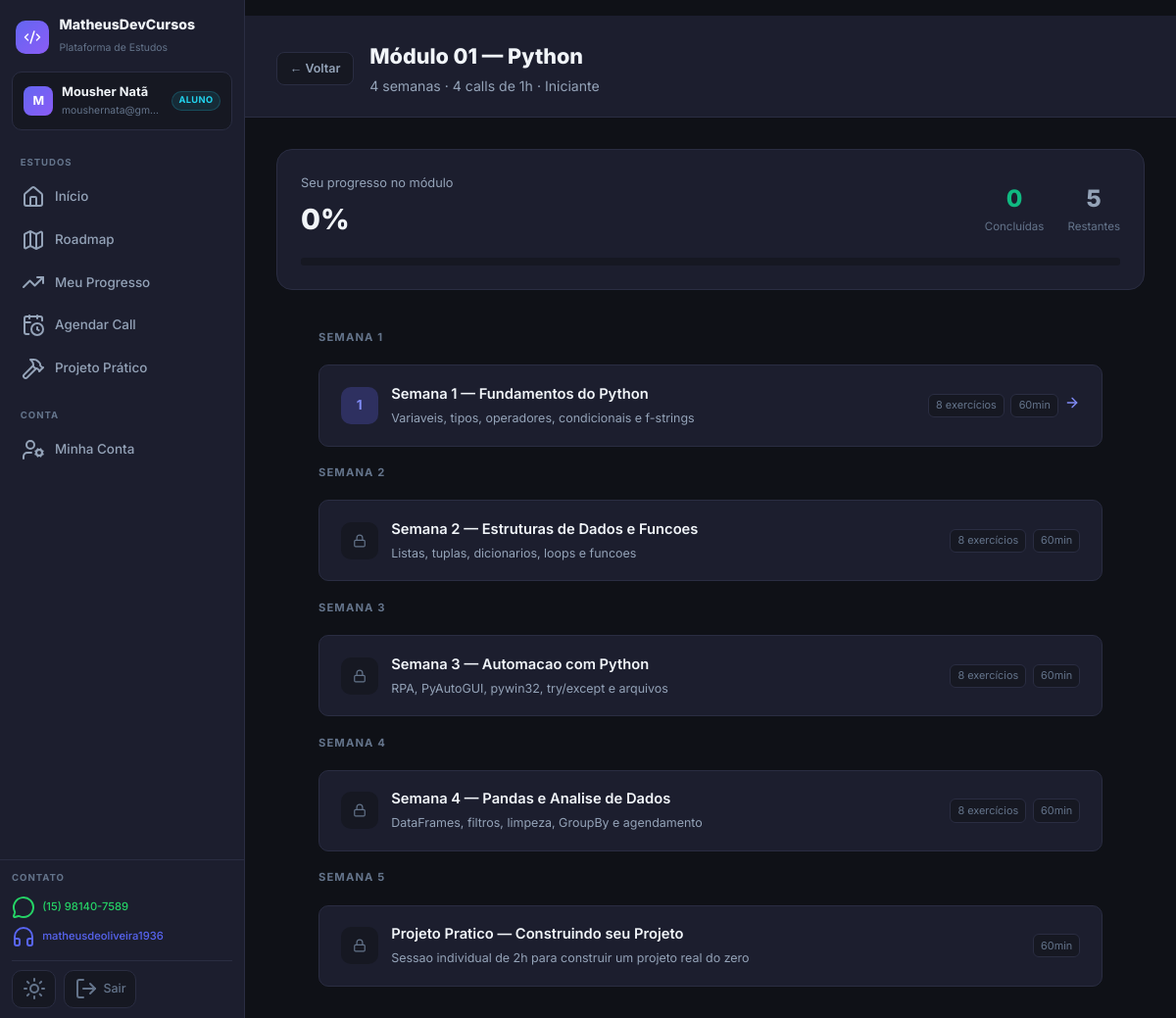
Screenshot of /module/1 (signed in) with the database file from the repository.
### app.py (models this page shows)
class User(UserMixin, db.Model):
    id = db.Column(db.Integer, primary_key=True)
    username = db.Column(db.String(80), unique=True, nullable=False)
    email = db.Column(db.String(120), unique=True, nullable=True)
    password_hash = db.Column(db.String(200), nullable=False)
    role = db.Column(db.String(20), default='student')
    created_at = db.Column(db.DateTime, default=datetime.utcnow)
    is_active_user = db.Column(db.Boolean, default=True)
    modules = db.relationship('UserModule', backref='user', lazy=True, cascade='all, delete-orphan')
    progress = db.relationship('LessonProgress', backref='user', lazy=True, cascade='all, delete-orphan')
    submissions = db.relationship('ExerciseSubmission', backref='user', lazy=True, cascade='all, delete-orphan')

class Module(db.Model):
    id = db.Column(db.Integer, primary_key=True)
    name = db.Column(db.String(200), nullable=False)
    short_name = db.Column(db.String(80))
    description = db.Column(db.Text)
    price = db.Column(db.Float, default=0.0)
    duration = db.Column(db.String(100))
    level = db.Column(db.String(50))
    color = db.Column(db.String(20), default='purple')
    icon = db.Column(db.String(10), default='🐍')
    is_active = db.Column(db.Boolean, default=True)
    lessons = db.relationship('Lesson', backref='module', lazy=True, order_by='Lesson.order')
    users = db.relationship('UserModule', backref='module', lazy=True)

class Lesson(db.Model):
    id = db.Column(db.Integer, primary_key=True)
    module_id = db.Column(db.Integer, db.ForeignKey('module.id'), nullable=False)
    title = db.Column(db.String(200), nullable=False)
    subtitle = db.Column(db.String(200))
    content = db.Column(db.Text)
    week_number = db.Column(db.Integer, default=1)
    order = db.Column(db.Integer, default=1)
    duration_minutes = db.Column(db.Integer, default=60)
    exercises = db.relationship('Exercise', backref='lesson', lazy=True, order_by='Exercise.order')
    progress_records = db.relationship('LessonProgress', backref='lesson', lazy=True)

### app.py (the view)
@app.route('/module/<int:module_id>')
@login_required
def module_view(module_id):
    if current_user.role != 'admin':
        um = UserModule.query.filter_by(user_id=current_user.id, module_id=module_id).first()
        if not um:
            flash('Você não tem acesso a este módulo.', 'error')
            return redirect(url_for('dashboard'))
    mod = Module.query.get_or_404(module_id)
    completed_ids = {lp.lesson_id for lp in LessonProgress.query.filter_by(user_id=current_user.id).all()}
    lessons_data = []
    for i, lesson in enumerate(mod.lessons):
        unlocked = i == 0 or mod.lessons[i - 1].id in completed_ids
        lessons_data.append({
            'lesson': lesson,
            'completed': lesson.id in completed_ids,
            'unlocked': unlocked,
            'ex_count': len(lesson.exercises)
        })
    return render_template('student/module.html', mod=mod, lessons_data=lessons_data)

### app.py (called while the page is built)
@login_manager.user_loader
def load_user(user_id):
    return User.query.get(int(user_id))

### templates/student/module.html (shortened to what this page needs)
{% extends "base.html" %}
{% block content %}
<div class="page-header">
  <div class="page-header-inner" style="display:flex; align-items:center; gap:1rem;">
    <a href="{{ url_for('dashboard') }}" class="btn-sm secondary">← Voltar</a>
    <div>
      <h1>{{ mod.short_name or mod.name }}</h1>
      <p>{{ mod.duration }} · {{ mod.level }}</p>
    </div>
  </div>
</div>
<div class="page-body">
<div class="page-body-inner">
  {% set completed_count = lessons_data | selectattr('completed') | list | length %}
  {% set total_count = lessons_data | length %}
  {% set pct = ((completed_count / total_count) * 100)|int if total_count > 0 else 0 %}
  <div style="background:var(--surface); border:1px solid var(--border); border-radius:var(--radius-lg); padding:1.5rem; margin-bottom:2rem;">
    <div style="display:flex; align-items:center; justify-content:space-between; margin-bottom:1rem; flex-wrap:wrap; gap:0.75rem;">
      <div>
        <div style="font-size:0.8rem; color:var(--text2); margin-bottom:0.2rem;">Seu progresso no módulo</div>
        <div style="font-size:1.8rem; font-weight:800; color:var(--text);">{{ pct }}%
        </div>
      </div>
      <div style="display:flex; gap:1.5rem; text-align:center;">
        <div>
          <div style="font-size:1.5rem; font-weight:800; color:var(--green);">{{ completed_count }}</div>
          <div style="font-size:0.72rem; color:var(--text3);">Concluídas</div>
        </div>
        <div>
          <div style="font-size:1.5rem; font-weight:800; color:var(--text2);">{{ total_count - completed_count }}</div>
          <div style="font-size:0.72rem; color:var(--text3);">Restantes</div>
        </div>
      </div>
    </div>
    <div class="progress-bar-track" style="height:8px;">
    </div>
  </div>
  <div class="lessons-list">
    {% set current_week = namespace(val=0) %}
    {% for item in lessons_data %}
      {% set lesson = item.lesson %}
      {% if lesson.week_number != current_week.val %}
        {% set current_week.val = lesson.week_number %}
        <div class="week-separator">
          {% if mod.color == 'blue' %}
            Aula {{ loop.index }}
          {% else %}
            Semana {{ lesson.week_number }}
          {% endif %}
        </div>
      {% endif %}
      {% if item.unlocked %}
        <a href="{{ url_for('lesson_view', lesson_id=lesson.id) }}" class="lesson-item {{ 'completed' if item.completed }}">
      {% else %}
        <div class="lesson-item locked">
      {% endif %}
        <div class="lesson-num {{ 'done' if item.completed else 'active' if item.unlocked else 'locked' }}">
          {% if item.completed %}<i data-lucide="check" style="width:16px;height:16px;"></i>
          {% elif item.unlocked %}{{ loop.index }}
          {% else %}<i data-lucide="lock" style="width:14px;height:14px;"></i>
          {% endif %}
        </div>
        <div class="lesson-info">
          <h4>{{ lesson.title }}</h4>
          <p>{{ lesson.subtitle }}</p>
        </div>
        <div class="lesson-badges">
          {% if item.ex_count > 0 %}
            <span class="lesson-badge">{{ item.ex_count }} exercício{{ 's' if item.ex_count > 1 }}</span>
          {% endif %}
          <span class="lesson-badge">{{ lesson.duration_minutes }}min</span>
          {% if item.completed %}
            <span style="color:var(--green);"><i data-lucide="check-circle" style="width:16px;height:16px;"></i></span>
          {% elif item.unlocked %}
            <span style="color:var(--primary-light);"><i data-lucide="arrow-right" style="width:16px;height:16px;"></i></span>
          {% endif %}
        </div>
      {% if item.unlocked %}</a>{% else %}</div>{% endif %}
    {% endfor %}
  </div>
</div>
</div>
{% endblock %}

### templates/base.html (shortened to what this page needs)
<!DOCTYPE html>
<html lang="pt-BR">
<head>
  <link rel="stylesheet" href="{{ url_for('static', filename='css/style.css') }}">
  <link rel="stylesheet" href="https://cdnjs.cloudflare.com/ajax/libs/codemirror/5.65.16/codemirror.min.css">
  <link rel="stylesheet" href="https://cdnjs.cloudflare.com/ajax/libs/codemirror/5.65.16/theme/dracula.min.css">
</head>
<body>
<div class="app-layout">
  <aside class="sidebar" id="sidebar">
    <div class="sb-brand">
      <a href="{{ url_for('index') }}" class="sb-brand-link">
        <div class="sb-brand-icon"><i data-lucide="code-2" style="width:18px;height:18px;color:#fff;"></i></div>
        <div class="sb-brand-text">
          <strong>MatheusDevCursos</strong>
          <span>Plataforma de Estudos</span>
        </div>
      </a>
    </div>
    <div class="sb-user">
      <div class="sb-user-avatar">{{ current_user.username[0].upper() }}</div>
      <div class="sb-user-info">
        <strong>{{ current_user.username }}</strong>
        <small>{{ current_user.email or '' }}</small>
      </div>
      {% if current_user.role == 'admin' %}
        <span class="sb-badge sb-badge-admin">Admin</span>
      {% else %}
        <span class="sb-badge sb-badge-student">Aluno</span>
      {% endif %}
    </div>
    <nav class="sb-nav">
      {% if current_user.role == 'admin' %}
        <div class="sb-section-label">Administração</div>
        <a href="{{ url_for('admin_dashboard') }}" class="sb-link{{ ' active' if request.endpoint == 'admin_dashboard' }}">
          <i data-lucide="layout-dashboard"></i><span>Dashboard</span>
        </a>
        <a href="{{ url_for('admin_students') }}" class="sb-link{{ ' active' if request.endpoint in ['admin_students', 'admin_student_detail'] }}">
          <i data-lucide="users"></i><span>Alunos</span>
        </a>
        <a href="{{ url_for('admin_revenue') }}" class="sb-link{{ ' active' if request.endpoint == 'admin_revenue' }}">
          <i data-lucide="wallet"></i><span>Receita</span>
        </a>
        <a href="{{ url_for('admin_calls') }}" class="sb-link{{ ' active' if request.endpoint == 'admin_calls' }}">
          <i data-lucide="calendar-clock"></i><span>Calls</span>
        </a>
        <a href="{{ url_for('admin_projetos') }}" class="sb-link{{ ' active' if request.endpoint == 'admin_projetos' }}">
          <i data-lucide="hammer"></i><span>Projetos</span>
        </a>
      {% else %}
        <div class="sb-section-label">Estudos</div>
        <a href="{{ url_for('dashboard') }}" class="sb-link{{ ' active' if request.endpoint == 'dashboard' }}">
          <i data-lucide="home"></i><span>Início</span>
        </a>
        <a href="{{ url_for('roadmap') }}" class="sb-link{{ ' active' if request.endpoint == 'roadmap' }}">
          <i data-lucide="map"></i><span>Roadmap</span>
        </a>
        <a href="{{ url_for('profile') }}" class="sb-link{{ ' active' if request.endpoint == 'profile' }}">
          <i data-lucide="trending-up"></i><span>Meu Progresso</span>
        </a>
        <a href="{{ url_for('schedule_call') }}" class="sb-link{{ ' active' if request.endpoint == 'schedule_call' }}">
          <i data-lucide="calendar-clock"></i><span>Agendar Call</span>
        </a>
        <a href="{{ url_for('projeto_pratico') }}" class="sb-link{{ ' active' if request.endpoint == 'projeto_pratico' }}">
          <i data-lucide="hammer"></i><span>Projeto Prático</span>
        </a>
        <div class="sb-section-label" style="margin-top:0.5rem;">Conta</div>
        <a href="{{ url_for('minha_conta') }}" class="sb-link{{ ' active' if request.endpoint == 'minha_conta' }}">
          <i data-lucide="user-cog"></i><span>Minha Conta</span>
        </a>
      {% endif %}
    </nav>
    <div class="sb-footer">
      <div class="sb-contact">
        <div class="sb-section-label" style="padding:0;margin-bottom:0.45rem;">Contato</div>
        <a href="https://wa.me/5515981407589" target="_blank" class="sb-contact-link sb-wa">
          <i data-lucide="message-circle"></i> (15) 98140-7589
        </a>
        <a href="https://discord.com/users/matheusdeoliveira1936" target="_blank" class="sb-contact-link sb-dc">
          <i data-lucide="headphones"></i> matheusdeoliveira1936
        </a>
      </div>
      <div class="sb-actions">
        <button class="sb-action-btn" onclick="toggleTheme()" title="Alternar tema">
          <i data-lucide="sun" class="theme-icon-light"></i>
        </button>
        <a href="{{ url_for('logout') }}" class="sb-action-btn sb-logout" title="Sair">
          <i data-lucide="log-out"></i>
          <span>Sair</span>
        </a>
      </div>
    </div>
  </aside>
  <main class="main-content">
    <div style="padding: 0 2rem; padding-top: 1rem; max-width:1100px; margin:0 auto;">
    </div>
    {% block content %}{% endblock %}
  </main>
</div>
</body>
</html>

### rows the page displays
User: username "M", username "Mousher Natã", email "moushernata@gm…"
Module: short_name "Módulo 01 — Python", duration "4 semanas · 4 calls de 1h", level "Iniciante"
Lesson: week_number "1", title "Semana 1 — Fundamentos do Python", subtitle "Variaveis, tipos, operadores, condicionais e f-strings", duration_minutes "60"
Lesson: week_number "2", title "Semana 2 — Estruturas de Dados e Funcoes", subtitle "Listas, tuplas, dicionarios, loops e funcoes", duration_minutes "60"
Lesson: week_number "3", title "Semana 3 — Automacao com Python", subtitle "RPA, PyAutoGUI, pywin32, try/except e arquivos", duration_minutes "60"
Lesson: week_number "4", title "Semana 4 — Pandas e Analise de Dados", subtitle "DataFrames, filtros, limpeza, GroupBy e agendamento", duration_minutes "60"
Lesson: week_number "5", title "Projeto Pratico — Construindo seu Projeto", subtitle "Sessao individual de 2h para construir um projeto real do zero", duration_minutes "60"

### other values shown
{{ pct }} "0"
{{ completed_count }} "0"
{{ total_count - completed_count }} "5"
{{ item.ex_count }} "8" "8" "8" "8"
{{ 's' if item.ex_count > 1 }} "s" "s" "s" "s"
